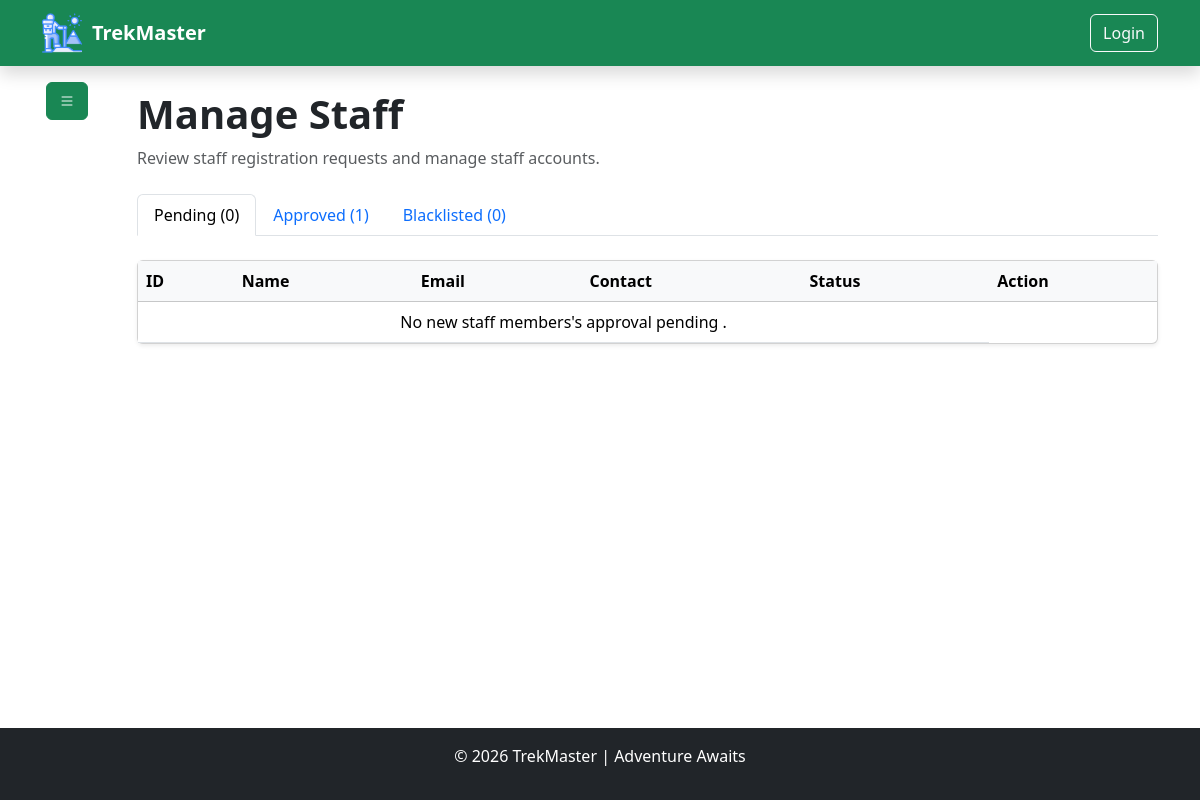
Page /admin/manage_staff (signed in) on the earlier database version.
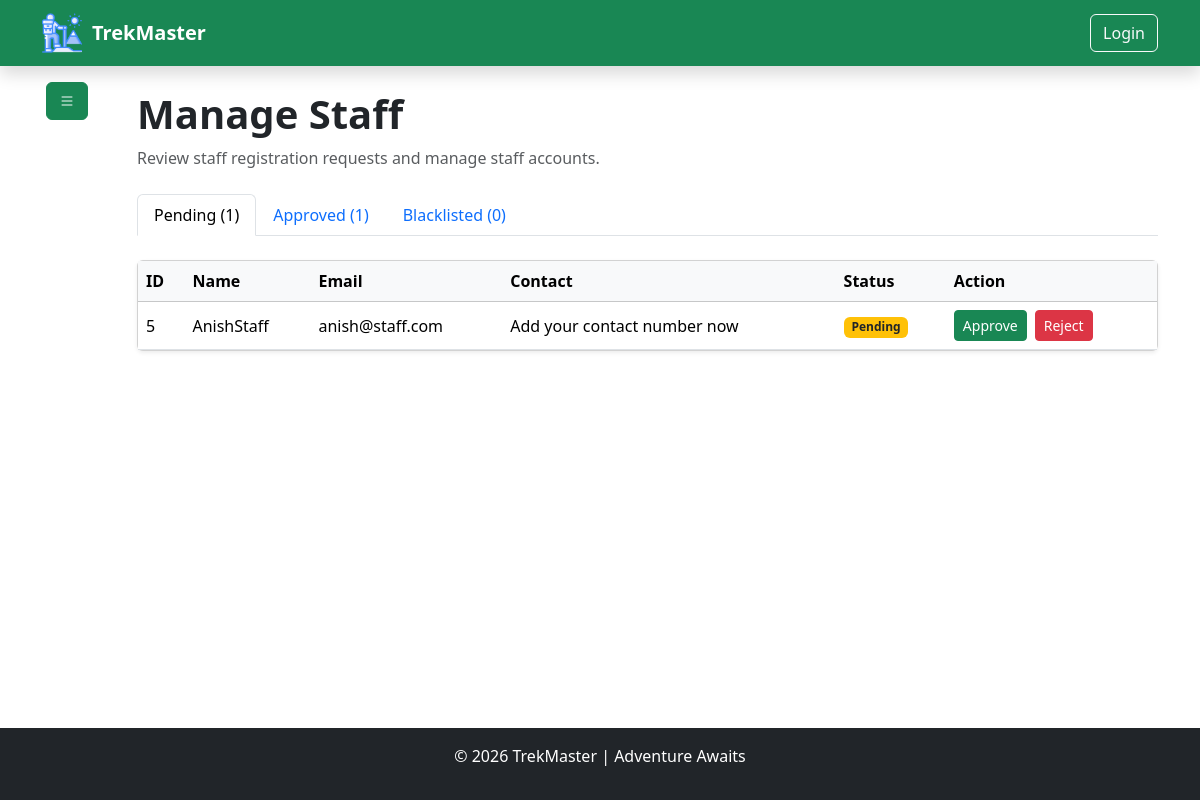
Same page on the later database version.
### model/model.py (models this page shows, shortened)
class BaseModel(TimeStampMixin, db.Model):
    __abstract__ = True  ## means this class is not a table in the database, but it can be inherited by other models to have common fields [new concept of abstract base class in SQLAlchemy]
    id = db.Column(db.Integer, primary_key=True)

class UserModel(BaseModel):  ## trekkers [by default] , staff [call StaffModel] , admin [programitically created]
    __tablename__ = "users"
    username = db.Column(db.String(50), nullable=False)
    email = db.Column(db.String(100), unique=True, nullable=False)
    phone = db.Column(db.String(15), unique=True, nullable=False)
    password_hash = db.Column(db.String(128), nullable=False)
    role = db.Column(db.Enum(UserRole), default=UserRole.TREKKER, nullable=False)
    """
    # db.Enum is used to store the enum values in the database as strings, and it will automatically handle the conversion between the enum and the string representation in the database.
    # raw syntax : db.Enum("admin" , "user" , "staff" , name = "user_roles")  # this is the raw syntax to create enum in SQLAlchemy, but we are using python enum class to create enum and then using it in the model.
    """
    is_active = db.Column(db.Boolean, default=True, nullable=False)
    is_blacklisted = db.Column(db.Boolean, default=False, nullable=False)
    blacklisted_reason = db.Column(db.String(500), nullable=True)
    bookings = db.relationship(
        "BookingModel",  ## here we specify the python model name not the table name
        backref=db.backref("user", lazy=True), # gives booking132.user to access the user who made the booking
        foreign_keys="BookingModel.user_id",  # which foreign key should be used
        lazy=True,
        cascade="all, delete-orphan",  # if a user is deleted, all their bookings will be deleted as well
    )
    staff_profile = db.relationship(
        "StaffModel",
        backref=db.backref("user", uselist=False),
        uselist=False,
        cascade="all, delete-orphan",
    )
    reviews = db.relationship(
        "TrekReviewModel",
        backref=db.backref("user", lazy=True),
        foreign_keys="TrekReviewModel.user_id",
        lazy=True,
        cascade="all, delete-orphan",
    )

class StaffModel(BaseModel):
    __tablename__ = "staffs"
    user_id = db.Column(
        db.Integer, db.ForeignKey("users.id"), nullable=False, unique=True
    )
    joining_date = db.Column(db.DateTime, default=datetime.utcnow, nullable=False)
    experience = db.Column(db.Integer, nullable=False, default=0)  # in years
    address = db.Column(db.String(200), nullable=True, default="Add your address now")
    contact_number = db.Column(
        db.String(15), nullable=True, default="Add your contact number now"
    )
    staff_bio = db.Column(db.String(500), nullable=True, default="Add your bio now")
    Profile_status = db.Column(db.Enum(StaffStatus), default=StaffStatus.PENDING, nullable=False)
    treks = db.relationship(
        "TrekModel",
        backref=db.backref("staff", lazy=True),
        foreign_keys="TrekModel.assigned_staff_id",
        lazy=True,
    )  # one to many relationship with TrekModel

### utils/authentication.py (the view)
    def wrapper(*args , **kwargs):
        if "user_id" not in session:
            flash("Please log in to access this page.", "danger")
            return redirect("/auth/login")
        user = UserModel.query.filter_by(id=session["user_id"]).first()
        if not user:
            flash("User not found.", "danger")
            return redirect("/auth/login")
        return func(
            *args,
            **kwargs
        )

### routes/admin_routes.py (called while the page is built)
@admin_bp.route("/manage_staff" , methods=["GET"])
@is_logged_in
@role_required(UserRole.ADMIN)
def manage_staff():
    if request.method == "GET":
        staff_members = UserModel.query.filter_by(role = UserRole.STAFF).all()
        pending_staff_members = [staff for staff in staff_members if staff.staff_profile.Profile_status == StaffStatus.PENDING]
        approved_staff_members = [staff for staff in staff_members if staff.staff_profile.Profile_status == StaffStatus.APPROVED]
        blacklisted_staff_members = [staff for staff in staff_members if staff.staff_profile.Profile_status == StaffStatus.BLACKLISTED]
        return render_template("admin/manage_staff.html", staff_members=staff_members, pending_staff_members=pending_staff_members, approved_staff_members=approved_staff_members, blacklisted_staff_members=blacklisted_staff_members)

### utils/authentication.py (called while the page is built)
def is_logged_in(func):
    def wrapper(*args , **kwargs):
        if "user_id" not in session:
            flash("Please log in to access this page.", "danger")
            return redirect("/auth/login")
        user = UserModel.query.filter_by(id=session["user_id"]).first()
        if not user:
            flash("User not found.", "danger")
            return redirect("/auth/login")
        return func(
            *args,
            **kwargs
        )
    wrapper.__name__ = func.__name__
    wrapper.__doc__ = func.__doc__
    wrapper.__module__ = func.__module__
    return wrapper

### templates/admin/manage_staff.html (shortened to what this page needs)
{% extends "base.html" %} {% block title %} Admin Dashboard {% endblock %} {%
block content %}
<div class="container">
  <div class="row flex justify-content-between">
    <div class="col-1 p-0">{% include "admin/sidebar.html" %}</div>
    <div class="col-11">
      <div class="py-4">
        <h1 class="fw-bold">Manage Staff</h1>
        <p class="text-muted">
          Review staff registration requests and manage staff accounts.
        </p>
        <ul class="nav nav-tabs mt-4" id="staffTabs" role="tablist">
          <li class="nav-item" role="presentation">
            <button
              class="nav-link active"
              id="pending-tab"
              data-bs-toggle="tab"
              data-bs-target="#pending"
              type="button"
            >
              Pending ({{ pending_staff_members|length }})
            </button>
          </li>
          <li class="nav-item" role="presentation">
            <button
              class="nav-link"
              id="approved-tab"
              data-bs-toggle="tab"
              data-bs-target="#approved"
              type="button"
            >
              Approved ({{ approved_staff_members|length }})
            </button>
          </li>
          <li class="nav-item" role="presentation">
            <button
              class="nav-link"
              id="blacklisted-tab"
              data-bs-toggle="tab"
              data-bs-target="#blacklisted"
              type="button"
            >
              Blacklisted ({{ blacklisted_staff_members|length }})
            </button>
          </li>
        </ul>
        <div class="tab-content mt-4">
          <div class="tab-pane fade show active" id="pending">
            <div class="card shadow-sm">
              <div class="table-responsive">
                <table class="table table-hover align-middle mb-0">
                  <thead class="table-light">
                    <tr>
                      <th>ID</th>
                      <th>Name</th>
                      <th>Email</th>
                      <th>Contact</th>
                      <th>Status</th>
                      <th>Action</th>
                    </tr>
                  </thead>
                  <tbody>
                    {% if pending_staff_members|length == 0 %}
                    <tr>
                      <td colspan="5" class="text-center">
                        No new staff members's approval pending .
                      </td>
                    </tr>
                    {% endif %} {% for staff in pending_staff_members %}
                    <tr>
                      <td>{{ staff.id }}</td>
                      <td>{{ staff.username }}</td>
                      <td>{{ staff.email }}</td>
                      <td>{{ staff.staff_profile.contact_number }}</td>
                      <td>
                        <span class="badge bg-warning text-dark">
                          Pending
                        </span>
                      </td>
                      <td>
                        <div class="d-flex gap-2">
                          <form
                            action="/admin/manage_staff/approve_staff/{{ staff.id }}"
                            method="POST"
                            class="d-inline"
                          >
                            <button
                              type="submit"
                              class="btn btn-success btn-sm"
                            >
                              Approve
                            </button>
                          </form>
                          <form
                            action="/admin/manage_staff/reject_staff/{{ staff.id }}"
                            method="POST"
                          >
                            <button type="submit" class="btn btn-danger btn-sm">
                              Reject
                            </button>
                          </form>
                        </div>
                      </td>
                    </tr>
                    {% endfor %}
                  </tbody>
                </table>
              </div>
            </div>
          </div>
        </div>
      </div>
    </div>
  </div>
</div>
{% endblock %}

### templates/Base.html (shortened to what this page needs)
<!doctype html>
<html lang="en">
  <head>
    <link
      href="https://cdn.jsdelivr.net/npm/bootstrap@5.3.8/dist/css/bootstrap.min.css"
      rel="stylesheet"
    />
     <link href="https://cdn.jsdelivr.net/npm/bootstrap-icons@1.13.1/font/bootstrap-icons.min.css" rel="stylesheet">
  </head>
<body class="d-flex flex-column min-vh-100">
    {% include 'inclues/navbar.html' %}
     <div class="flex-grow-1">
        {% block content %} {% endblock %}
     </div>
    {% include 'inclues/footer.html' %}
</body>
</html>

### templates/inclues/navbar.html (shortened to what this page needs)
<nav class="navbar navbar-expand-lg navbar-dark bg-success shadow">
    <div class="container">
        <a class="navbar-brand fw-bold d-flex align-items-center" href="/">
            <img src="../../static/hiking.png" alt="" style="width: 40px; height: 40px; margin-right: 10px;">
            <span>TrekMaster</span>
        </a>
        <div class="collapse navbar-collapse" id="navbarNav">
            <ul class="navbar-nav ms-auto">
                <li class="nav-item">
                    <a class="btn btn-outline-light" href="/auth/login">Login</a>
                </li>
            </ul>
        </div>
    </div>
</nav>

### templates/admin/sidebar.html (shortened to what this page needs)
<button
    class="btn btn-success m-3"
    type="button"
    data-bs-toggle="offcanvas"
    data-bs-target="#adminSidebar"
    aria-controls="adminSidebar">
    <i class="bi bi-list"></i>
</button>

### templates/inclues/footer.html
<footer class="bg-dark text-white text-center py-3">
    <div class="container">
        <p class="">
            © 2026 TrekMaster | Adventure Awaits
        </p>
    </div>
</footer>

Differences in the rows shown:
added UserModel: id "5", username "AnishStaff", email "anish@staff.com", staff_profile.contact_number "Add your contact number now"
Other differences:
{{ pending_staff_members|length }}: "0" → "1"
text no longer shown: "No new staff members's approval pending ."
